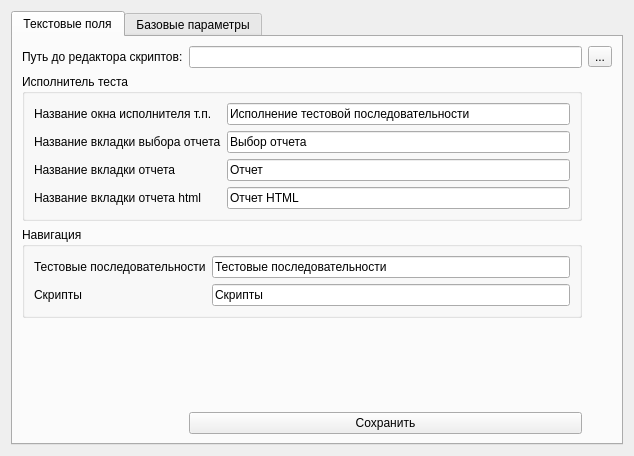
<?xml version="1.0" encoding="UTF-8"?>
<ui version="4.0">
 <class>TestsequenceSettingsWidget</class>
 <widget class="QWidget" name="TestsequenceSettingsWidget">
  <property name="geometry">
   <rect>
    <x>0</x>
    <y>0</y>
    <width>634</width>
    <height>456</height>
   </rect>
  </property>
  <property name="windowTitle">
   <string>Form</string>
  </property>
  <layout class="QVBoxLayout" name="verticalLayout">
   <item>
    <widget class="QTabWidget" name="tabWidget">
     <property name="currentIndex">
      <number>0</number>
     </property>
     <widget class="QWidget" name="tab">
      <attribute name="title">
       <string>Текстовые поля</string>
      </attribute>
      <layout class="QGridLayout" name="gridLayout_2">
       <item row="6" column="0" colspan="2">
        <widget class="QGroupBox" name="groupBox">
         <property name="title">
          <string>Навигация</string>
         </property>
         <layout class="QFormLayout" name="formLayout">
          <item row="1" column="1">
           <widget class="QLineEdit" name="scriptNavigationEdit">
            <property name="text">
             <string>Скрипты</string>
            </property>
           </widget>
          </item>
          <item row="0" column="1">
           <widget class="QLineEdit" name="testsequenceNavigationEdit">
            <property name="text">
             <string>Тестовые последовательности</string>
            </property>
           </widget>
          </item>
          <item row="0" column="0">
           <widget class="QLabel" name="label_2">
            <property name="text">
             <string>Тестовые последовательности</string>
            </property>
           </widget>
          </item>
          <item row="1" column="0">
           <widget class="QLabel" name="label">
            <property name="text">
             <string>Скрипты</string>
            </property>
           </widget>
          </item>
         </layout>
        </widget>
       </item>
       <item row="0" column="0">
        <widget class="QLabel" name="scriptEditorPathLabel">
         <property name="text">
          <string>Путь до редактора скриптов:</string>
         </property>
        </widget>
       </item>
       <item row="0" column="1">
        <widget class="QLineEdit" name="pathEdit"/>
       </item>
       <item row="0" column="2">
        <widget class="QToolButton" name="pathBrowserButton">
         <property name="text">
          <string>...</string>
         </property>
        </widget>
       </item>
       <item row="8" column="1">
        <widget class="QPushButton" name="saveButton">
         <property name="text">
          <string>Сохранить</string>
         </property>
        </widget>
       </item>
       <item row="5" column="0" colspan="2">
        <widget class="QGroupBox" name="groupBox_2">
         <property name="title">
          <string>Исполнитель теста</string>
         </property>
         <layout class="QFormLayout" name="formLayout_2">
          <item row="0" column="0">
           <widget class="QLabel" name="executorWindowNameLabel">
            <property name="text">
             <string>Название окна исполнителя т.п.</string>
            </property>
           </widget>
          </item>
          <item row="0" column="1">
           <widget class="QLineEdit" name="executorWindowNameEdit">
            <property name="text">
             <string>Исполнение тестовой последовательности</string>
            </property>
           </widget>
          </item>
          <item row="6" column="0">
           <widget class="QLabel" name="reportHtmlTabNameLabel">
            <property name="text">
             <string>Название вкладки отчета html</string>
            </property>
           </widget>
          </item>
          <item row="4" column="0">
           <widget class="QLabel" name="reportTabNameLabel">
            <property name="text">
             <string>Название вкладки отчета</string>
            </property>
           </widget>
          </item>
          <item row="3" column="0">
           <widget class="QLabel" name="chooseReportTabNameLabel">
            <property name="text">
             <string>Название вкладки выбора отчета</string>
            </property>
           </widget>
          </item>
          <item row="6" column="1">
           <widget class="QLineEdit" name="reportHtmlTabNameEdit">
            <property name="text">
             <string>Отчет HTML</string>
            </property>
           </widget>
          </item>
          <item row="4" column="1">
           <widget class="QLineEdit" name="reportTabNameEdit">
            <property name="text">
             <string>Отчет</string>
            </property>
           </widget>
          </item>
          <item row="3" column="1">
           <widget class="QLineEdit" name="chooseReportTabNameEdit">
            <property name="text">
             <string>Выбор отчета</string>
            </property>
           </widget>
          </item>
         </layout>
        </widget>
       </item>
       <item row="7" column="0" colspan="2">
        <spacer name="verticalSpacer">
         <property name="orientation">
          <enum>Qt::Vertical</enum>
         </property>
         <property name="sizeHint" stdset="0">
          <size>
           <width>20</width>
           <height>40</height>
          </size>
         </property>
        </spacer>
       </item>
      </layout>
     </widget>
     <widget class="QWidget" name="tab_2">
      <attribute name="title">
       <string>Базовые параметры</string>
      </attribute>
      <layout class="QVBoxLayout" name="verticalLayout_2">
       <item>
        <widget class="QCheckBox" name="abortAfterErrorBox">
         <property name="text">
          <string>Прекратить исполнение теста, при наличие ошибки</string>
         </property>
        </widget>
       </item>
       <item>
        <spacer name="verticalSpacer_2">
         <property name="orientation">
          <enum>Qt::Vertical</enum>
         </property>
         <property name="sizeHint" stdset="0">
          <size>
           <width>20</width>
           <height>40</height>
          </size>
         </property>
        </spacer>
       </item>
      </layout>
     </widget>
    </widget>
   </item>
  </layout>
 </widget>
 <resources/>
 <connections/>
</ui>
